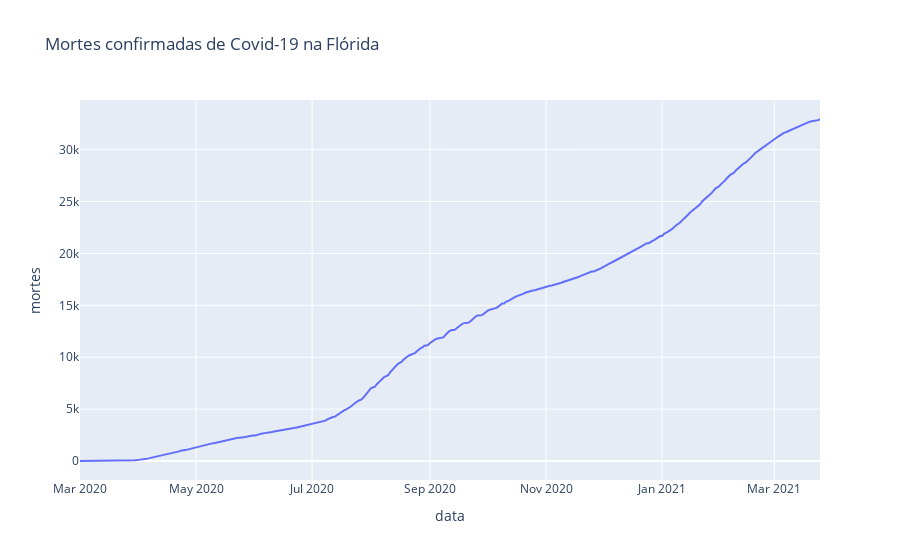

The code cell stored with this chart in its notebook:
### Code cell
# Visualizar as mortes na Flórida
px.line(fl, 'data', 'mortes', title='Mortes confirmadas de Covid-19 na Flórida')

### Figure 1 — Plotly figure (JSON) as saved in the notebook; plotly's stock layout.template omitted (floating-point values rounded to 4 significant figures; data arrays with more than 128 entries replaced by an {"elided": "..."} marker saying what was removed)
{"data": [{"hovertemplate": "data=%{x}<br>mortes=%{y}<extra></extra>", "legendgroup": "", "line": {"color": "#636efa", "dash": "solid"}, "mode": "lines", "name": "", "orientation": "v", "showlegend": false, "type": "scatter", "x": {"elided": "390 str values"}, "xaxis": "x", "y": {"elided": "390 int values"}, "yaxis": "y"}], "layout": {"legend": {"tracegroupgap": 0}, "title": {"text": "Mortes confirmadas de Covid-19 na Flórida"}, "xaxis": {"anchor": "y", "domain": [0, 1], "title": {"text": "data"}}, "yaxis": {"anchor": "x", "domain": [0, 1], "title": {"text": "mortes"}}}}
